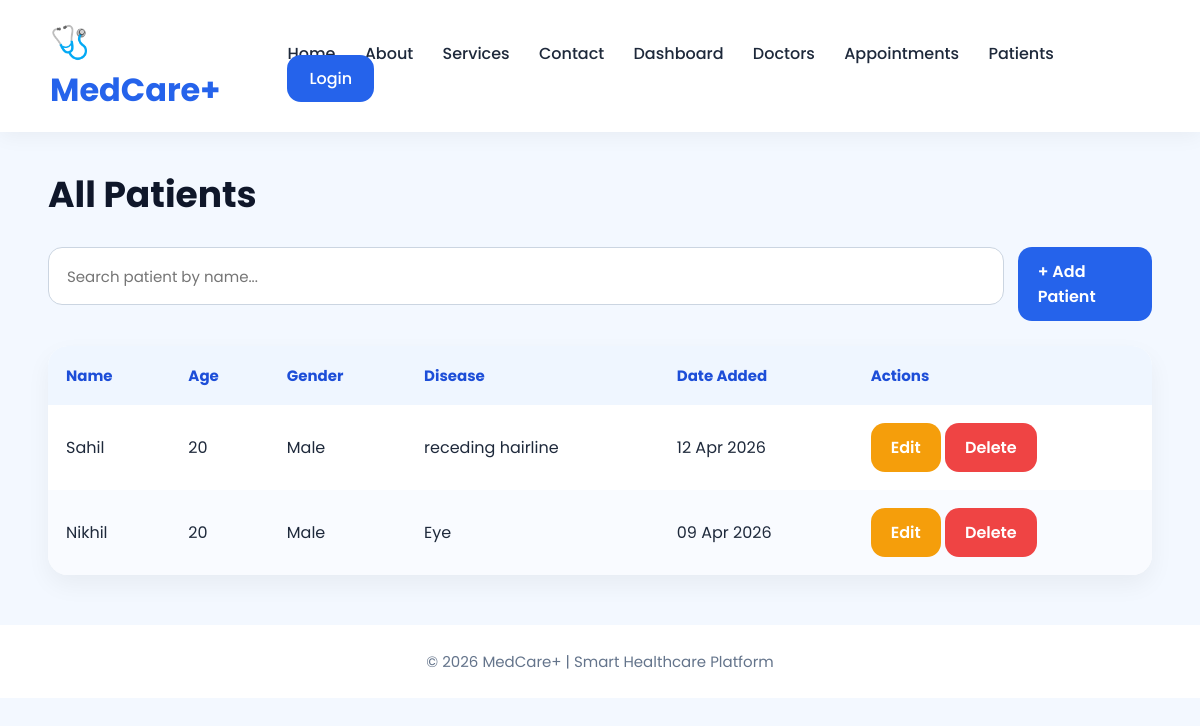
The app's page /patients/ with its own data.
### accounts/models.py (models this page shows, shortened)
class Patient(models.Model):
    GENDER_CHOICES = [
        ('Male', 'Male'),
        ('Female', 'Female'),
        ('Other', 'Other'),
    ]
    name = models.CharField(max_length=100)
    age = models.IntegerField()
    gender = models.CharField(max_length=10, choices=GENDER_CHOICES)
    disease = models.CharField(max_length=200)
    date_added = models.DateTimeField(auto_now_add=True)

### accounts/views.py (the view)
# urls.py: path('patients/', views.patients_view, name='patients'),
def patients_view(request):
    patients = Patient.objects.all().order_by('-date_added')
    return render(request, 'accounts/patients.html', {'patients': patients})

### templates/accounts/patients.html (shortened to what this page needs)
{% extends 'accounts/base.html' %}
{% block content %}
<h2 class="page-title">All Patients</h2>
<div class="search-box">
    <input type="text" id="searchInput" placeholder="Search patient by name...">
    <a href="{% url 'add_patient' %}" class="btn btn-primary">+ Add Patient</a>
</div>
<table id="patientTable">
    <thead>
        <tr>
            <th>Name</th>
            <th>Age</th>
            <th>Gender</th>
            <th>Disease</th>
            <th>Date Added</th>
            <th>Actions</th>
        </tr>
    </thead>
    <tbody>
        {% for p in patients %}
        <tr>
            <td>{{ p.name }}</td>
            <td>{{ p.age }}</td>
            <td>{{ p.gender }}</td>
            <td>{{ p.disease }}</td>
            <td>{{ p.date_added|date:"d M Y" }}</td>
            <td>
                <a href="{% url 'edit_patient' p.id %}" class="btn btn-warning">Edit</a>
                <a href="{% url 'delete_patient' p.id %}" class="btn btn-danger"
                   onclick="return confirm('Are you sure you want to delete this patient?');">
                   Delete
                </a>
            </td>
        </tr>
        {% empty %}
        <tr>
            <td colspan="6">No patients found.</td>
        </tr>
        {% endfor %}
    </tbody>
</table>
{% endblock %}

### templates/accounts/base.html (style rules this page uses)
* { margin: 0; padding: 0; box-sizing: border-box; font-family: 'Poppins', sans-serif; }
body { background: #f3f8ff; color: #1e293b; }
.page-title { font-size: 36px; font-weight: 700; margin-bottom: 25px; color: #0f172a; }
.btn { display: inline-block; padding: 12px 20px; border-radius: 14px; text-decoration: none; font-weight: 600; transition: 0.3s; border: none; cursor: pointer; }
.btn-primary { background: #2563eb; color: white; }
.btn-warning { background: #f59e0b; color: white; }
.btn-danger { background: #ef4444; color: white; }
table { width: 100%; border-collapse: collapse; background: white; border-radius: 20px; overflow: hidden; box-shadow: 0 10px 25px rgba(0,0,0,0.05); }
th, td { padding: 18px; text-align: left; }
th { background: #eff6ff; color: #1d4ed8; font-size: 15px; }
tr:nth-child(even) { background: #f9fbff; }
.search-box { display: flex; gap: 14px; margin-bottom: 25px; }
.search-box input, form input, form select, form textarea { width: 100%; padding: 14px 18px; border: 1px solid #cbd5e1; border-radius: 14px; font-size: 15px; margin-bottom: 16px; outline: none; }

### records on screen
Patient: name "Sahil", age "20", gender "Male", disease "receding hairline", date_added "12 Apr 2026"
Patient: name "Nikhil", age "20", gender "Male", disease "Eye", date_added "09 Apr 2026"
